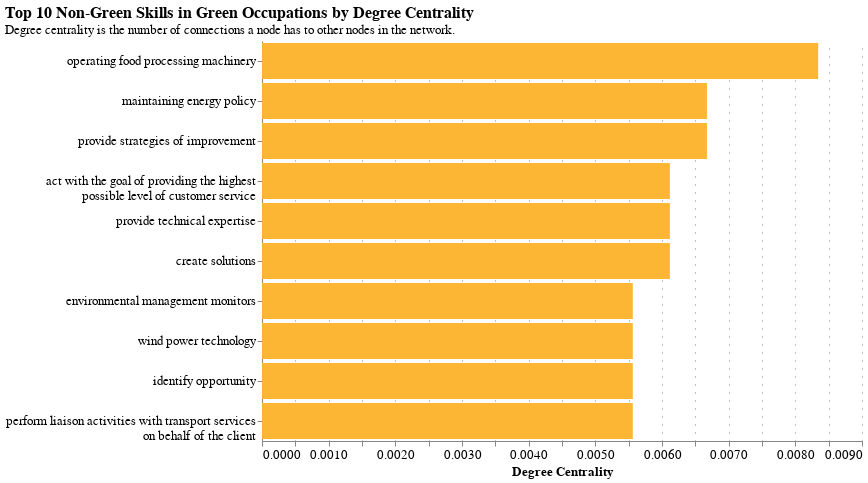

The notebook cell saved with this chart:
### Code cell
graph_config

### Figure 1 — Vega-Lite specification as saved in the notebook (floating-point values rounded to 4 significant figures)
{"config": {"title": {"font": "Century Gothic", "anchor": "start"}, "axis": {"labelFont": "Century Gothic", "titleFont": "Century Gothic", "gridColor": "grey", "gridDash": [1, 7], "labelFontSize": 13, "titleFontSize": 13}, "header": {"labelFont": "Century Gothic", "titleFont": "Century Gothic"}, "legend": {"labelFont": "Century Gothic", "titleFont": "Century Gothic", "labelFontSize": 13, "titleFontSize": 16}, "range": {"category": ["#FDB633", "#18A48C", "#9A1BBE", "#EB003B", "#FF6E47", "#646363", "#0F294A", "#97D9E3", "#A59BEE", "#F6A4B7", "#D2C9C0", "#000000"], "ordinal": {"scheme": ["#FDB633", "#18A48C", "#9A1BBE", "#EB003B", "#FF6E47", "#646363", "#0F294A", "#97D9E3", "#A59BEE", "#F6A4B7", "#D2C9C0", "#000000"]}}, "view": {"strokeWidth": 0}}, "data": {"name": "data-383bada6cbef0f02c9b554394e41f234"}, "mark": {"type": "bar"}, "encoding": {"color": {"value": "#FDB633"}, "x": {"field": "degree centrality", "title": "Degree Centrality", "type": "quantitative"}, "y": {"axis": {"labelLimit": 500}, "field": "skill_name_wrapped", "sort": "-x", "title": "", "type": "nominal"}}, "height": 400, "title": {"anchor": "start", "text": "Top 10 Non-Green Skills in Green Occupations by Degree Centrality", "fontSize": 16, "subtitle": ["Degree centrality is the number of connections a node has to other nodes in the network."], "subtitleFont": "Century Gothic", "subtitleFontSize": 13}, "width": 600, "$schema": "https://vega.github.io/schema/vega-lite/v5.16.3.json", "datasets": {"data-383bada6cbef0f02c9b554394e41f234": [{"skill": "e3f2c37f-e484-4b4c-ad82-f565a2b98f89", "degree centrality": 0.005562, "skill_name": "environmental management monitors", "skill_name_wrapped": ["environmental management monitors"]}, {"skill": "f8413360-6114-40de-a276-c59b764b9913", "degree centrality": 0.005562, "skill_name": "wind power technology", "skill_name_wrapped": ["wind power technology"]}, {"skill": "943d07ec-fb75-4bb5-bc07-20451a2b66e4", "degree centrality": 0.005562, "skill_name": "identify opportunity", "skill_name_wrapped": ["identify opportunity"]}, {"skill": "fba826dc-c801-446b-9bde-b989cea1b1c3", "degree centrality": 0.005562, "skill_name": "perform liaison activities with transport services on behalf of the client", "skill_name_wrapped": ["perform liaison activities with transport services", "on behalf of the client"]}, {"skill": "S8.5.4", "degree centrality": 0.008343, "skill_name": "operating food processing machinery", "skill_name_wrapped": ["operating food processing machinery"]}, {"skill": "c4e9f0d0-bbdd-42d7-83a5-2c131f6d67c2", "degree centrality": 0.006674, "skill_name": "maintaining energy policy", "skill_name_wrapped": ["maintaining energy policy"]}, {"skill": "a15dab55-f1da-4f85-ae3e-2b5c5b5333ca", "degree centrality": 0.006118, "skill_name": "act with the goal of providing the highest possible level of customer service", "skill_name_wrapped": ["act with the goal of providing the highest", "possible level of customer service"]}, {"skill": "d4cc5022-7801-4885-bcff-166552788d35", "degree centrality": 0.006674, "skill_name": "provide strategies of improvement", "skill_name_wrapped": ["provide strategies of improvement"]}, {"skill": "c69587b4-05d3-45bb-b79b-9b85e6603fc2", "degree centrality": 0.006118, "skill_name": "provide technical expertise", "skill_name_wrapped": ["provide technical expertise"]}, {"skill": "03b9b491-fc9b-4868-914a-bf7cd47b5041", "degree centrality": 0.006118, "skill_name": "create solutions", "skill_name_wrapped": ["create solutions"]}]}}
